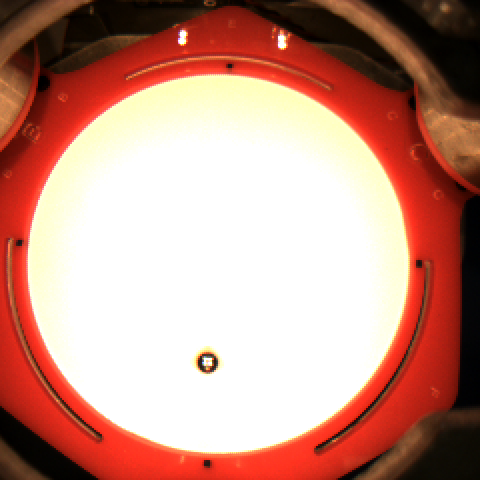
%> input picture matlab/SI-1/image_718.bmp, 480 x 480 px
$ octave Si_1.m   (GNU Octave 9; MATLAB toolbox functions it lacks are replaced by stand-ins)
%> lines starting %> are read from the running program, lines starting %| are printed output that depends on the picture

% Est-ce que la sphère est présente
%Filtré image (Contraste, couleur conserver surface blanche)
%Détection de la bille
%Si oui
%On trouve les axes
%Trouver position de la bille
%%
clc
clear all
close all
% Charger les images
Plaque(:,:,:,1) = imread('image_718.bmp');
%> Plaque is the input picture: size 480x480x3 uint8; mean R, G, B 196.4, 145.9, 132.6
Plaque(:,:,:,2) = imread('image_751.bmp');
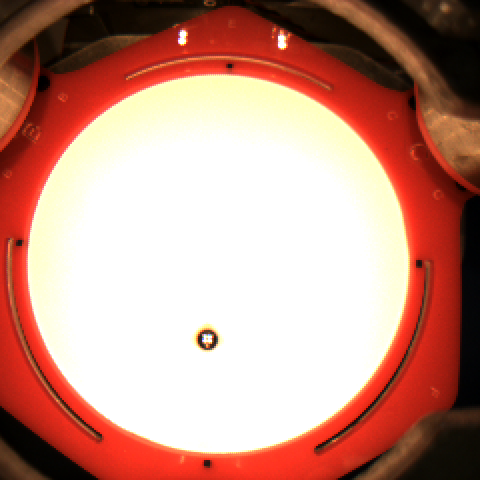
%> input picture matlab/SI-1/image_751.bmp, 480 x 480 px
Plaque(:,:,:,3) = imread('image_785.bmp');
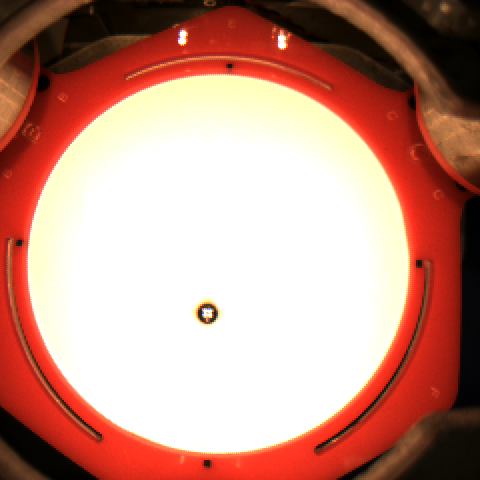
%> input picture matlab/SI-1/image_785.bmp, 480 x 480 px
Plaque(:,:,:,4) = imread('image_818.bmp');
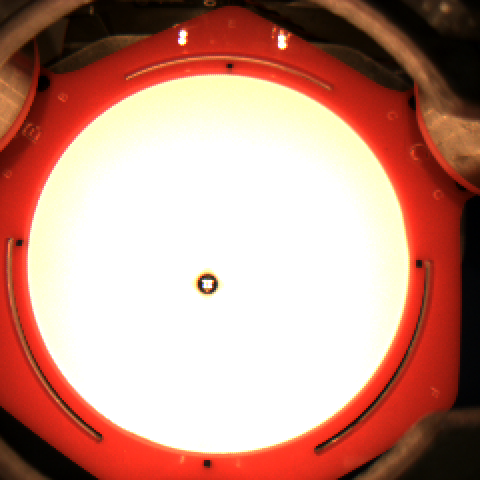
%> input picture matlab/SI-1/image_818.bmp, 480 x 480 px
Plaque(:,:,:,5) = imread('image_852.bmp');
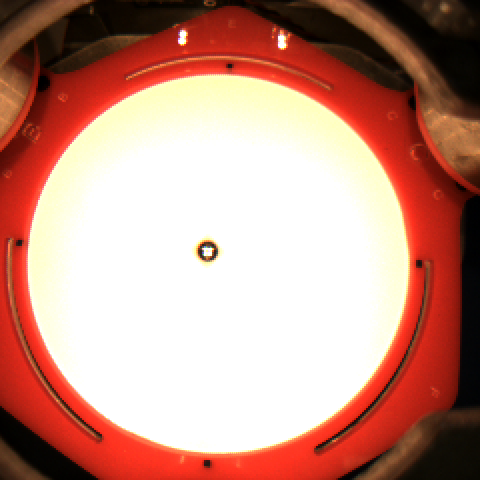
%> input picture matlab/SI-1/image_852.bmp, 480 x 480 px
Plaque(:,:,:,6) = imread('image_884.bmp');
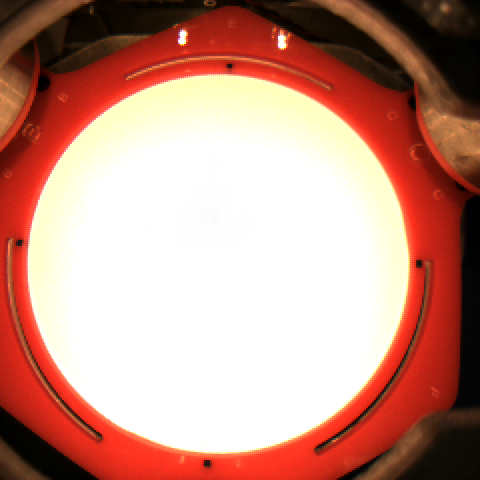
%> input picture matlab/SI-1/image_884.bmp, 480 x 480 px
%> (the run ends here)
